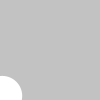
Frame 1 (no input)
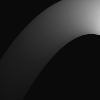
Frame 60 (the mouse pressed at the canvas centre just before this capture)
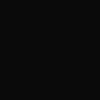
Frame 120 (the mouse held since frame 60 and released just before this capture)

The Processing sketch that drew these frames (run headless with seeded random() and noise(); from frame 60 on, the mouse is pressed at the canvas centre):

// Processing sketch: processing
// ── processing.pde
class Particle{
  float x,y;
  float vx,vy;
  float radius;
  float gravity=0.1;

  Particle(int xpos,int ypos,float velx,float vely,float r){
    x=xpos;
    y=ypos;
    vx=velx;
    vy=vely;
    radius=r;
  }

  void update(){
    vy=vy+gravity;
    y+=vy;
    x+=vx;
  }

  void display(){
    ellipse(x,y,radius*2,radius*2);
  }
}

Particle p;

void setup(){
  size(100,100);
  noStroke();
  smooth();
  p=new Particle(0,height,2.2,-4.2,20.0);
}

void draw(){
  fill(0,12);
  rect(0,0,width,height);
  fill(255);
  p.update();
  p.display();
}
